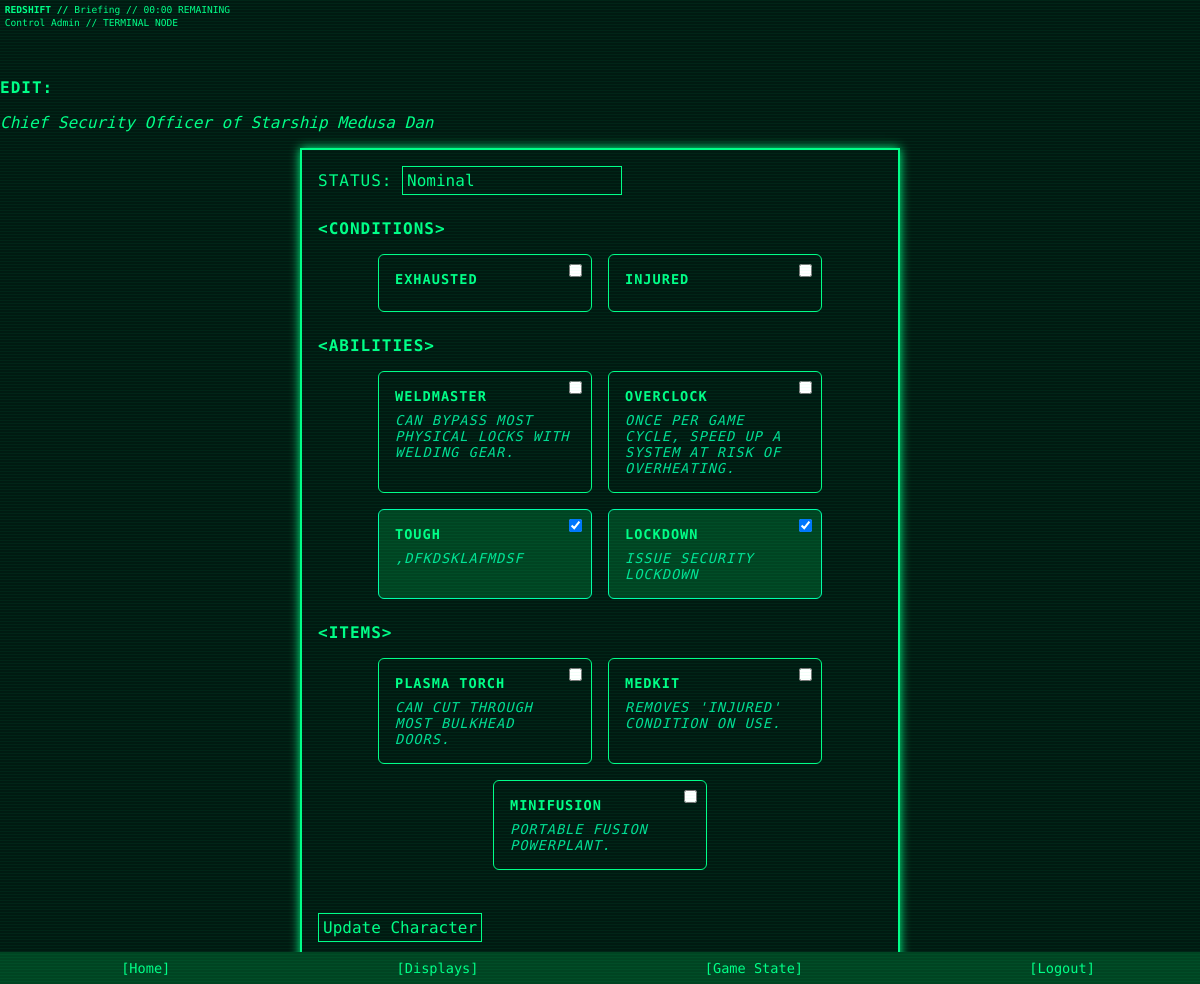
The app's page /control/character/1 (signed in) with its own data.
### app/models.py (models this page shows)
class GameState(db.Model):
    id = db.Column(db.Integer, primary_key=True, default=1)
    current_phase = db.Column(db.String(50), default="Not Started")
    phase_started_at = db.Column(db.DateTime, nullable=True)
    phase_duration_minutes = db.Column(db.Integer, default=40)
    alert_level = db.Column(db.String(20), default="Nominal")

class User(UserMixin, db.Model):
    id = db.Column(db.Integer, primary_key=True)
    username = db.Column(db.String(64), unique=True, nullable=False)
    email = db.Column(db.String(120), unique=True, nullable=False)
    password = db.Column(db.String(128), nullable=False)
    is_verified = db.Column(db.Boolean, default=False)
    role = db.Column(db.String(20), default='Player')  # 'Player' or 'Control'
    theme = db.Column(db.String(32), default='theme-green')
    character = db.relationship("Character", backref="user", uselist=False)

class Character(db.Model):
    id = db.Column(db.Integer, primary_key=True)
    first_name = db.Column(db.String(64))
    surname = db.Column(db.String(64))
    position = db.Column(db.String(100))
    affiliation = db.Column(db.String(100))
    status = db.Column(db.String(50), default="Nominal")
    image_filename = db.Column(db.String(128))  # optional
    abilities = db.Column(db.PickleType, default=list)   # List of strings
    conditions = db.Column(db.PickleType, default=list)  # List of strings (empty at start)
    items = db.Column(db.PickleType, default=list)        # List of strings
    claim_code = db.Column(db.String(16), unique=True, nullable=True)
    claimed = db.Column(db.Boolean, default=False)
    user_id = db.Column(db.Integer, db.ForeignKey('user.id'), nullable=True)

class Condition(db.Model):
    id = db.Column(db.Integer, primary_key=True)
    name = db.Column(db.String(100), unique=True, nullable=False)
    effect = db.Column(db.Text)

class Ability(db.Model):
    id = db.Column(db.Integer, primary_key=True)
    name = db.Column(db.String(100), unique=True, nullable=False)
    description = db.Column(db.Text)

class Item(db.Model):
    id = db.Column(db.Integer, primary_key=True)
    name = db.Column(db.String(100), unique=True, nullable=False)
    description = db.Column(db.Text)
    code = db.Column(db.String(10), unique=True, nullable=False)

### app/routes.py (the view, shortened to what this page needs)
@main_bp.route('/control/character/<int:char_id>', methods=['GET', 'POST'])
@login_required
def edit_character_control(char_id):
    if current_user.role != 'Control':
        abort(403)
    state = GameState.query.get(1)
    now = datetime.now()
    char = Character.query.get_or_404(char_id)
    all_items = Item.query.all()
    all_abilities = Ability.query.all()
    all_conditions = Condition.query.all()
    return render_template(
        'edit_character_control.html',
        char=char,
        all_items=all_items,
        all_abilities=all_abilities,
        all_conditions=all_conditions,
        state=state,
        now=now
    )

### app/models.py (called while the page is built)
@login_manager.user_loader
def load_user(user_id):
    return User.query.get(int(user_id))

### app/templates/edit_character_control.html (shortened to what this page needs)
{% extends "base.html" %}
{% block content %}
<h2>Edit: {{ char.name }}</h2>
<p><em>{{ char.position }} of {{ char.affiliation }}</em></p>
<form method="post">
  <label>Status:</label>
  <input type="text" name="status" value="{{ char.status }}" required>
  <h3>Conditions</h3>
  <div class="card-grid">
    {% for cond in all_conditions %}
      <label class="card {% if cond.name in char.conditions %}checked{% endif %}">
        <input type="checkbox" name="conditions" value="{{ cond.name }}"
               {% if cond.name in char.conditions %}checked{% endif %}>
        <div class="title">{{ cond.name }}</div>
      </label>
    {% endfor %}
  </div>
  <h3>Abilities</h3>
  <div class="card-grid">
    {% for ability in all_abilities %}
      <label class="card {% if ability.name in char.abilities %}checked{% endif %}">
        <input type="checkbox" name="abilities" value="{{ ability.name }}"
               {% if ability.name in char.abilities %}checked{% endif %}>
        <div class="title">{{ ability.name }}</div>
        <div class="desc">{{ ability.description }}</div>
      </label>
    {% endfor %}
  </div>
  <h3>Items</h3>
  <div class="card-grid">
    {% for item in all_items %}
      <label class="card {% if item.name in char.items %}checked{% endif %}">
        <input type="checkbox" name="items" value="{{ item.name }}"
               {% if item.name in char.items %}checked{% endif %}>
        <div class="title">{{ item.name }}</div>
        <div class="desc">{{ item.description }}</div>
      </label>
    {% endfor %}
  </div>
  <br>
  <button type="submit">Update Character</button>
</form>
{% endblock %}

### app/templates/base.html (shortened to what this page needs)
<!DOCTYPE html>
<html lang="en">
<head>
  <link rel="stylesheet" href="{{ url_for('static', filename='css/retro.css') }}">
</head>
<body class="{{ current_user.theme if current_user.is_authenticated else 'theme-green' }}">
<div class="top-bar">
  <div>
    <strong>REDSHIFT //</strong>
    {% if state %}
      {{ state.current_phase }} //
      {% if state.phase_started_at %}
        <span id="phase-timer"></span>
      {% else %}
        Not started
      {% endif %}
    {% else %}
      STATE UNKNOWN
    {% endif %}
  </div>
  <div>
    {{ current_user.role if current_user.is_authenticated else "GUEST" }}
    {{ current_user.username }} // TERMINAL NODE
  </div>
</div>
<main class="main-content">
  {% block content %}{% endblock %}
</main>
<div class="nav-bar-bottom">
  {% if current_user.is_authenticated %}
  <a href="{{ url_for('main.dashboard') }}">Home</a>
    {% if current_user.role == 'Control' %}
    <a href="{{ url_for('main.manage_displays') }}">Displays</a>
    <a href="{{ url_for('main.control_game_state') }}">Game State</a>
    {% else %}
      {% if character %}
        <a href="{{ url_for('main.edit_character') }}">Edit</a>
      {% else %}
        <a href="{{ url_for('main.claim_character') }}">Create Char</a>
      {% endif %}
    {% endif %}
    <a href="{{ url_for('auth.logout') }}">Logout</a>
  {% else %}
    <a href="{{ url_for('auth.login') }}">Login</a>
    <a href="{{ url_for('auth.register') }}">Register</a>
  {% endif %}
</div>
</body>
</html>

### app/static/css/retro.css (style rules this page uses)
:root { --color-bg: #001a11; }
.theme-green { --color-fg: #00ff88; --color-accent: #00ffaa; --color-border: #00cc88; --color-muted: #004422; }
@media (min-width: 600px) { body { background-color: var(--color-bg); color: var(--color-fg); font-family: 'Share Tech Mono', monospace; margin: 0; padding: 0; animation: flickerAnim 3.6s infinite alternate; } }
@media (min-width: 600px) { a, h1, h2, h3, p, label, input, textarea, button, .nav-bar, .panel { animation: flickerAnim 3.6s infinite alternate; } }
@media (min-width: 600px) { body::before { content: ""; position: fixed; top: 0; left: 0; width: 100%; height: 100%; pointer-events: none; background: repeating-linear-gradient( to bottom, rgba(0, 255, 136, 0.05) 0px, rgba(0, 255, 136, 0.05) 1px, transparent 1px, transparent 3px ); z-index: 9999; animation: roll 60s linear infinite; } }
a { text-decoration: none; color: var(--color-fg) }
a:before { content: "["; color: var(--color-fg) }
a:after { content: "]"; color: var(--color-fg) }
form, .panel, .container { border: 2px solid var(--color-fg); padding: 1rem; margin: 1rem auto; max-width: 600px; background-color: var(--color-bg); box-shadow: 0 0 10px var(--color-fg); width: 100%; box-sizing: border-box; }
input, textarea, button { background-color: var(--color-bg); color: var(--color-fg); border: 1px solid var(--color-fg); font-family: inherit; padding: 0.25rem; margin-bottom: 0.5rem; box-sizing: border-box; font-size: 1rem; }
h1, h2, h3, label { text-transform: uppercase; letter-spacing: 1px; font-size: 1rem; }
h3:before { content: "<"; color: var(--color-fg); }
h3:after { content: ">"; color: var(--color-fg); }
.card-grid { display: flex; flex-wrap: wrap; gap: 1rem; justify-content: center; margin-bottom: 1.5rem; }
.card { background-color: var(--color-bg); border: 1px solid var(--color-fg); border-radius: 6px; padding: 1rem; width: 180px; position: relative; cursor: pointer; transition: background 0.2s; text-align: left; font-size: 0.85rem; }
.card input[type="checkbox"] { position: absolute; top: 6px; right: 6px; }
.card .title { font-weight: bold; margin-bottom: 0.5rem; }
.card .desc { font-style: italic; color: var(--color-accent); opacity: 0.85; }
.card.checked { background-color: var(--color-muted); border-color: var(--color-accent); }
.top-bar { background-color: var(--color-bg); color: var(--color-fg); padding: 0.5em; line-height: 1.1; white-space: normal; display: flex; flex-direction: column; gap: 0.25em; text-transform: capitalize; font-size: 0.6em; }
.main-content { padding-top: 2rem; }
.nav-bar-bottom { position: fixed; bottom: 0; width: 100%; background-color: var(--color-muted); display: flex; justify-content: space-around; padding: 0.5rem; z-index: 100; }
.nav-bar-bottom a { font-size: 0.85rem; color: var(--color-fg); text-decoration: none; }

### records on screen
GameState: current_phase "Briefing"
User: role "Control", username "Admin"
Character: position "Chief Security Officer", affiliation "Starship Medusa Dan", status "Nominal"
Condition: name "EXHAUSTED"
Condition: name "INJURED"
Ability: name "WELDMASTER", description "CAN BYPASS MOST PHYSICAL LOCKS WITH WELDING GEAR."
Ability: name "OVERCLOCK", description "ONCE PER GAME CYCLE, SPEED UP A SYSTEM AT RISK OF OVERHEATING."
Ability: name "☑", name "TOUGH", description ",DFKDSKLAFMDSF"
Ability: name "☑", name "LOCKDOWN", description "ISSUE SECURITY LOCKDOWN"
Item: name "PLASMA TORCH", description "CAN CUT THROUGH MOST BULKHEAD DOORS."
Item: name "MEDKIT", description "REMOVES 'INJURED' CONDITION ON USE."
Item: name "MINIFUSION", description "PORTABLE FUSION POWERPLANT."
